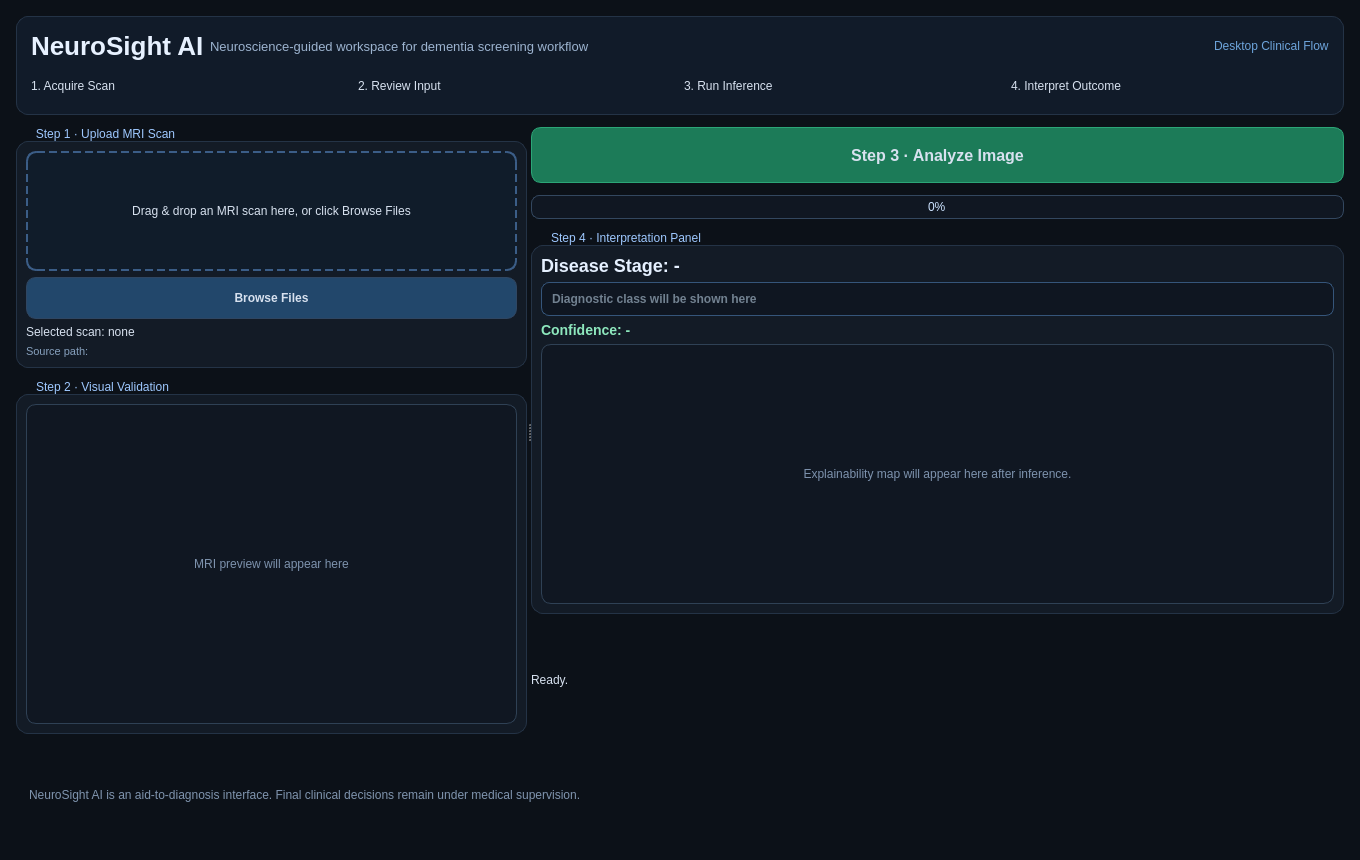
<?xml version="1.0" encoding="UTF-8"?>
<ui version="4.0">
 <class>MainWindow</class>
 <widget class="QMainWindow" name="MainWindow">
  <property name="geometry">
   <rect>
    <x>0</x>
    <y>0</y>
    <width>1360</width>
    <height>860</height>
   </rect>
  </property>
  <property name="windowTitle">
   <string>NeuroSight AI</string>
  </property>
  <property name="styleSheet">
   <string notr="true">QMainWindow { background-color: #0c1118; }
QWidget { color: #d7e1ef; font-family: &quot;Segoe UI&quot;; }
QGroupBox {
    border: 1px solid #243346;
    border-radius: 12px;
    margin-top: 14px;
    background: #131b26;
}
QGroupBox::title {
    subcontrol-origin: margin;
    left: 12px;
    padding: 0 6px;
    color: #9ec8ff;
    font-weight: 600;
}
QPushButton {
    border-radius: 10px;
    border: 1px solid #2f4662;
    padding: 10px 14px;
    font-weight: 600;
}
QPushButton#uploadButton {
    background-color: #22476b;
}
QPushButton#uploadButton:hover {
    background-color: #2a5b89;
}
QPushButton#analyzeButton {
    background-color: #1c7b58;
    border-color: #2ca677;
    font-size: 16px;
}
QPushButton#analyzeButton:hover {
    background-color: #229468;
}
QPushButton#analyzeButton:disabled {
    background-color: #263341;
    color: #8fa2b7;
    border-color: #354559;
}
QLabel#imagePreviewLabel, QLabel#heatmapLabel {
    border: 1px solid #2f4155;
    border-radius: 10px;
    background-color: #101722;
    color: #7d92ad;
}
QLineEdit#diseaseStageLabel {
    background-color: #0f1621;
    border: 1px solid #35557a;
    border-radius: 8px;
    padding: 8px;
    color: #d4ebff;
    font-weight: 600;
}
QProgressBar {
    border: 1px solid #33475f;
    border-radius: 8px;
    text-align: center;
    background: #101722;
    color: #cce2ff;
}
QProgressBar::chunk {
    background: #2f8ecf;
    border-radius: 6px;
}
</string>
  </property>
  <widget class="QWidget" name="centralwidget">
   <layout class="QVBoxLayout" name="verticalLayout">
    <property name="leftMargin">
     <number>16</number>
    </property>
    <property name="topMargin">
     <number>16</number>
    </property>
    <property name="rightMargin">
     <number>16</number>
    </property>
    <property name="bottomMargin">
     <number>16</number>
    </property>
    <property name="spacing">
     <number>12</number>
    </property>
    <item>
     <widget class="QFrame" name="headerFrame">
      <property name="styleSheet">
       <string notr="true">QFrame#headerFrame { border: 1px solid #243346; border-radius: 12px; background: #111b29; }</string>
      </property>
      <layout class="QVBoxLayout" name="verticalLayout_2">
       <property name="leftMargin">
        <number>14</number>
       </property>
       <property name="topMargin">
        <number>12</number>
       </property>
       <property name="rightMargin">
        <number>14</number>
       </property>
       <property name="bottomMargin">
        <number>12</number>
       </property>
       <item>
        <layout class="QHBoxLayout" name="horizontalLayout">
         <item>
          <widget class="QLabel" name="titleLabel">
           <property name="text">
            <string>NeuroSight AI</string>
           </property>
           <property name="styleSheet">
            <string notr="true">font-size: 26px; font-weight: 700; color: #e7f1ff;</string>
           </property>
          </widget>
         </item>
         <item>
          <widget class="QLabel" name="subtitleLabel">
           <property name="text">
            <string>Neuroscience-guided workspace for dementia screening workflow</string>
           </property>
           <property name="styleSheet">
            <string notr="true">font-size: 13px; color: #9cb3cf;</string>
           </property>
          </widget>
         </item>
         <item>
          <spacer name="horizontalSpacer">
           <property name="orientation">
            <enum>Qt::Horizontal</enum>
           </property>
           <property name="sizeHint" stdset="0">
            <size>
             <width>40</width>
             <height>20</height>
            </size>
           </property>
          </spacer>
         </item>
         <item>
          <widget class="QLabel" name="versionLabel">
           <property name="text">
            <string>Desktop Clinical Flow</string>
           </property>
           <property name="styleSheet">
            <string notr="true">color: #6da4db;</string>
           </property>
          </widget>
         </item>
        </layout>
       </item>
       <item>
        <layout class="QHBoxLayout" name="workflowBadgeLayout">
         <property name="spacing">
          <number>8</number>
         </property>
         <item>
          <widget class="QLabel" name="step1Badge">
           <property name="text">
            <string>1. Acquire Scan</string>
           </property>
          </widget>
         </item>
         <item>
          <widget class="QLabel" name="step2Badge">
           <property name="text">
            <string>2. Review Input</string>
           </property>
          </widget>
         </item>
         <item>
          <widget class="QLabel" name="step3Badge">
           <property name="text">
            <string>3. Run Inference</string>
           </property>
          </widget>
         </item>
         <item>
          <widget class="QLabel" name="step4Badge">
           <property name="text">
            <string>4. Interpret Outcome</string>
           </property>
          </widget>
         </item>
        </layout>
       </item>
      </layout>
     </widget>
    </item>
    <item>
     <widget class="QSplitter" name="mainSplitter">
      <property name="orientation">
       <enum>Qt::Horizontal</enum>
      </property>
      <widget class="QWidget" name="leftPanel">
       <layout class="QVBoxLayout" name="leftPanelLayout">
        <property name="spacing">
         <number>12</number>
        </property>
        <item>
         <widget class="QGroupBox" name="uploadGroup">
          <property name="title">
           <string>Step 1 · Upload MRI Scan</string>
          </property>
          <layout class="QVBoxLayout" name="verticalLayout_3">
           <item>
            <widget class="QFrame" name="dragDropFrame">
             <property name="minimumSize">
              <size>
               <width>0</width>
               <height>120</height>
              </size>
             </property>
             <property name="styleSheet">
              <string notr="true">QFrame#dragDropFrame { border: 2px dashed #3b5d87; border-radius: 10px; background: #101c2a; }</string>
             </property>
             <layout class="QVBoxLayout" name="verticalLayout_6">
              <item>
               <widget class="QLabel" name="dragDropLabel">
                <property name="text">
                 <string>Drag &amp; drop an MRI scan here, or click Browse Files</string>
                </property>
                <property name="alignment">
                 <set>Qt::AlignCenter</set>
                </property>
                <property name="wordWrap">
                 <bool>true</bool>
                </property>
               </widget>
              </item>
             </layout>
            </widget>
           </item>
           <item>
            <widget class="QPushButton" name="uploadButton">
             <property name="text">
              <string>Browse Files</string>
             </property>
             <property name="minimumSize">
              <size>
               <width>0</width>
               <height>42</height>
              </size>
             </property>
            </widget>
           </item>
           <item>
            <widget class="QLabel" name="imagePathLabel">
             <property name="text">
              <string>Selected scan: none</string>
             </property>
             <property name="wordWrap">
              <bool>true</bool>
             </property>
            </widget>
           </item>
           <item>
            <widget class="QLabel" name="scanMetaLabel">
             <property name="text">
              <string>Source path:</string>
             </property>
             <property name="wordWrap">
              <bool>true</bool>
             </property>
             <property name="styleSheet">
              <string notr="true">color:#86a0bd; font-size: 11px;</string>
             </property>
            </widget>
           </item>
          </layout>
         </widget>
        </item>
        <item>
         <widget class="QGroupBox" name="previewGroup">
          <property name="title">
           <string>Step 2 · Visual Validation</string>
          </property>
          <layout class="QVBoxLayout" name="verticalLayout_4">
           <item>
            <widget class="QLabel" name="imagePreviewLabel">
             <property name="minimumSize">
              <size>
               <width>0</width>
               <height>320</height>
              </size>
             </property>
             <property name="text">
              <string>MRI preview will appear here</string>
             </property>
             <property name="alignment">
              <set>Qt::AlignCenter</set>
             </property>
            </widget>
           </item>
          </layout>
         </widget>
        </item>
       </layout>
      </widget>
      <widget class="QWidget" name="rightPanel">
       <layout class="QVBoxLayout" name="rightPanelLayout">
        <property name="spacing">
         <number>12</number>
        </property>
        <item>
         <widget class="QPushButton" name="analyzeButton">
          <property name="minimumSize">
           <size>
            <width>0</width>
            <height>56</height>
           </size>
          </property>
          <property name="text">
           <string>Step 3 · Analyze Image</string>
          </property>
         </widget>
        </item>
        <item>
         <widget class="QProgressBar" name="progressBar">
          <property name="value">
           <number>0</number>
          </property>
         </widget>
        </item>
        <item>
         <widget class="QGroupBox" name="resultsGroup">
          <property name="title">
           <string>Step 4 · Interpretation Panel</string>
          </property>
          <layout class="QVBoxLayout" name="verticalLayout_5">
           <item>
            <widget class="QLabel" name="resultLabel">
             <property name="text">
              <string>Disease Stage: -</string>
             </property>
             <property name="styleSheet">
              <string notr="true">font-size: 18px; font-weight: 700; color: #e5f0ff;</string>
             </property>
            </widget>
           </item>
           <item>
            <widget class="QLineEdit" name="diseaseStageLabel">
             <property name="readOnly">
              <bool>true</bool>
             </property>
             <property name="placeholderText">
              <string>Diagnostic class will be shown here</string>
             </property>
            </widget>
           </item>
           <item>
            <widget class="QLabel" name="confidenceLabel">
             <property name="text">
              <string>Confidence: -</string>
             </property>
             <property name="styleSheet">
              <string notr="true">font-size: 14px; color:#8de7bd; font-weight: 600;</string>
             </property>
            </widget>
           </item>
           <item>
            <widget class="QLabel" name="heatmapLabel">
             <property name="minimumSize">
              <size>
               <width>0</width>
               <height>260</height>
              </size>
             </property>
             <property name="text">
              <string>Explainability map will appear here after inference.</string>
             </property>
             <property name="alignment">
              <set>Qt::AlignCenter</set>
             </property>
            </widget>
           </item>
          </layout>
         </widget>
        </item>
        <item>
         <widget class="QLabel" name="statusLabel">
          <property name="text">
           <string>Ready.</string>
          </property>
          <property name="wordWrap">
           <bool>true</bool>
          </property>
         </widget>
        </item>
       </layout>
      </widget>
     </widget>
    </item>
    <item>
     <widget class="QLabel" name="footerLabel">
      <property name="text">
       <string>NeuroSight AI is an aid-to-diagnosis interface. Final clinical decisions remain under medical supervision.</string>
      </property>
      <property name="wordWrap">
       <bool>true</bool>
      </property>
      <property name="styleSheet">
       <string notr="true">color:#7f94ae; padding:6px 10px;</string>
      </property>
     </widget>
    </item>
   </layout>
  </widget>
 </widget>
 <resources/>
 <connections/>
</ui>
